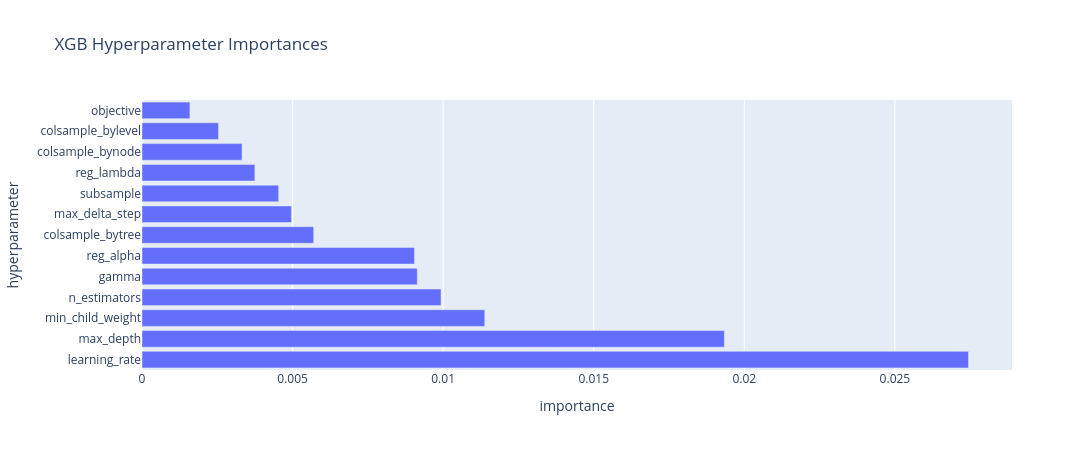

Notebook source saved alongside this figure:
### Code cell
# collect tried parameter sets + their CV score
cvres = pd.DataFrame(xgb_search.cv_results_)

scores = cvres["mean_test_score"].copy()

param_cols = [c for c in cvres.columns if c.startswith("param_")]
importances = []
for c in param_cols:
    s = cvres[[c]].copy()
    s["score"] = scores.values
    # group by param value, take mean score per value, then take range
    imp = s.groupby(c, dropna=False)["score"].mean().max() - s.groupby(c, dropna=False)["score"].mean().min()
    importances.append((c.replace("param_model__", ""), float(imp)))

imp_df = pd.DataFrame(importances, columns=["hyperparameter", "importance"]).sort_values("importance")

fig = px.bar(
    imp_df, x="importance", y="hyperparameter", orientation="h",
    title="XGB Hyperparameter Importances"
)
fig.update_layout(width=1100, height=450, yaxis=dict(autorange="reversed"))
fig.show()

### Figure 1 — Plotly figure (JSON) as saved in the notebook; plotly's stock layout.template omitted (floating-point values rounded to 4 significant figures)
{"data": [{"hovertemplate": "importance=%{x}<br>hyperparameter=%{y}<extra></extra>", "legendgroup": "", "marker": {"color": "#636efa", "pattern": {"shape": ""}}, "name": "", "orientation": "h", "showlegend": false, "textposition": "auto", "type": "bar", "x": [0.001591, 0.00254, 0.003322, 0.003748, 0.004539, 0.004963, 0.005701, 0.009048, 0.009141, 0.009929, 0.01138, 0.01934, 0.02744], "xaxis": "x", "y": ["objective", "colsample_bylevel", "colsample_bynode", "reg_lambda", "subsample", "max_delta_step", "colsample_bytree", "reg_alpha", "gamma", "n_estimators", "min_child_weight", "max_depth", "learning_rate"], "yaxis": "y"}], "layout": {"barmode": "relative", "height": 450, "legend": {"tracegroupgap": 0}, "title": {"text": "XGB Hyperparameter Importances"}, "width": 1100, "xaxis": {"anchor": "y", "domain": [0, 1], "title": {"text": "importance"}}, "yaxis": {"anchor": "x", "autorange": "reversed", "domain": [0, 1], "title": {"text": "hyperparameter"}}}}
